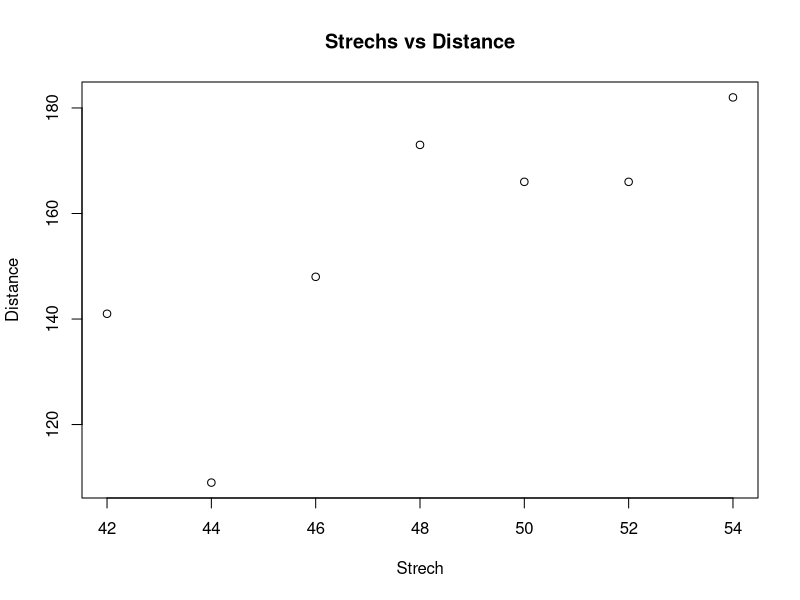
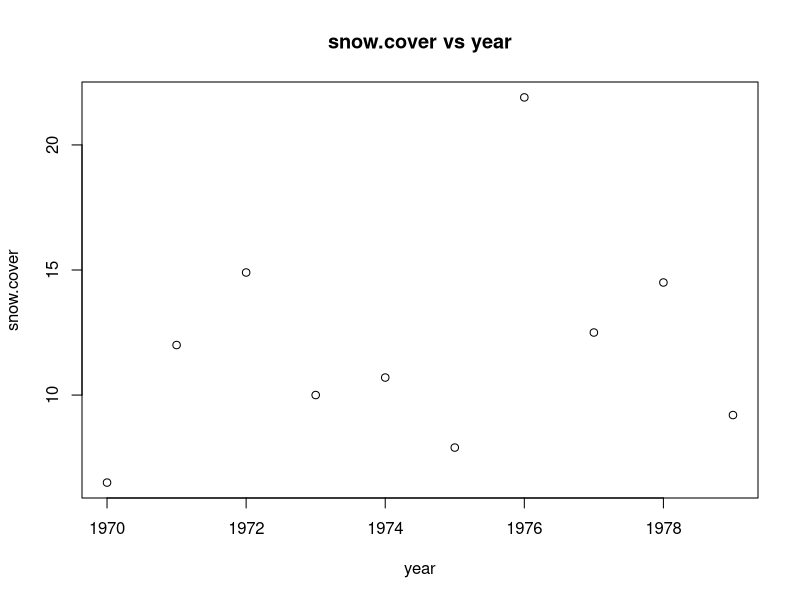
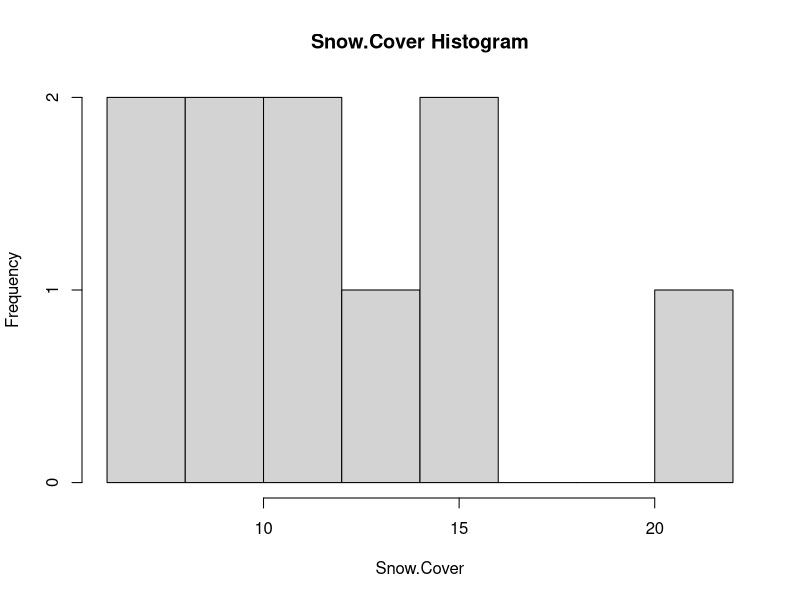
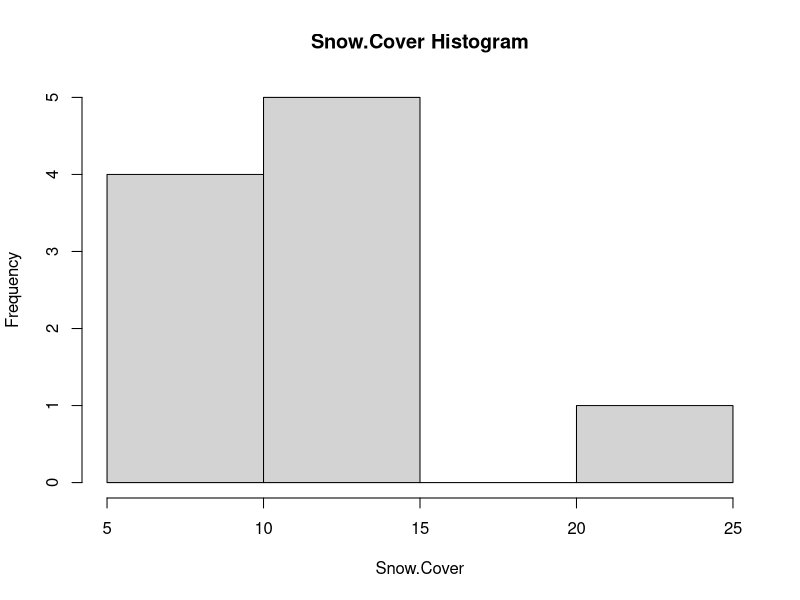
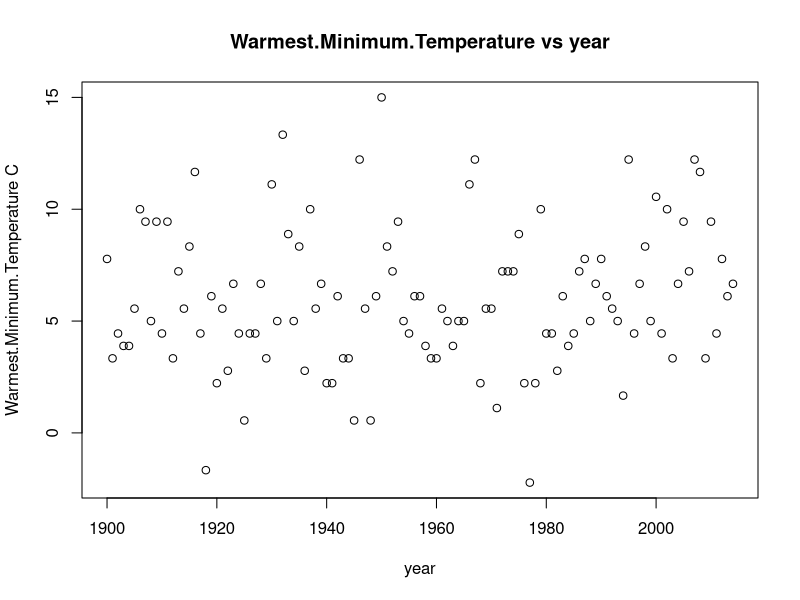
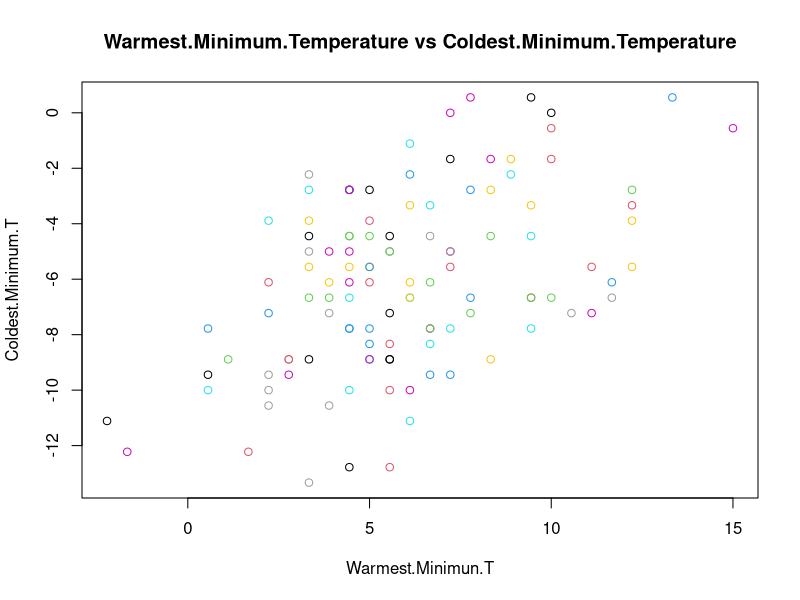

Write R code to recreate these figures, in order. (Note: this script raises an error after producing the figures.)
## ---- chunk 1
strech<-c(46,54,48,50,44,42,52)
distance<-c(148,182,173,166,109,141,166)
data<-data.frame(strech,distance)
## ---- chunk 2
data
## ---- chunk 3
plot(data$strech, data$distance, main="Strechs vs Distance", xlab="Strech", ylab="Distance")
## ---- chunk 4
year<-c(1970,1971,1972,1973,1974,1975,1976,1977,1978,1979)
snow.cover<-c(6.5,12.0,14.9,10.0,10.7,7.9,21.9,12.5,14.5,9.2)
year.snow<-data.frame(year, snow.cover)
## ---- chunk 5
year.snow
## ---- chunk 6
plot( year.snow$year,year.snow$snow.cover, main="snow.cover vs year", xlab="year", ylab="snow.cover" )
## ---- chunk 7
hist(snow.cover, main="Snow.Cover Histogram", xlab="Snow.Cover", breaks=10)
## ---- chunk 8
hist(snow.cover, main="Snow.Cover Histogram", xlab="Snow.Cover", breaks=5)
## ---- chunk 9
library(readxl)
NY <- read_excel("datasets/NY.xls")
View(NY)
## ---- chunk 10
ftoc<-function(gradosf)
{
  return ((gradosf-32)*(5/9))
}

intomm<-function(invalue)
{
  return (as.numeric(invalue)*25.4)
}
## ---- chunk 11
NY[2:8]<-apply(NY[2:8],2,ftoc)
## ---- chunk 12
NY[9:12]<-apply(NY[9:12],2,intomm)

ny.dataframe<-data.frame(NY)
## ---- chunk 13
plot(ny.dataframe$Year, ny.dataframe$Warmest.Minimum.Temperature..F. , main="Warmest.Minimum.Temperature vs year", xlab="year", ylab="Warmest.Minimum.Temperature C" )
## ---- chunk 14
plot(ny.dataframe$Warmest.Minimum.Temperature..F., ny.dataframe$Coldest.Minimum.Temperature..F. , col=ny.dataframe$Year, main="Warmest.Minimum.Temperature vs Coldest.Minimum.Temperature", xlab="Warmest.Minimun.T", ylab = "Coldest.Minimum.T") 
legend("topleft", legend=levels(ny.dataframe$Year), col=ny.dataframe$Year)
